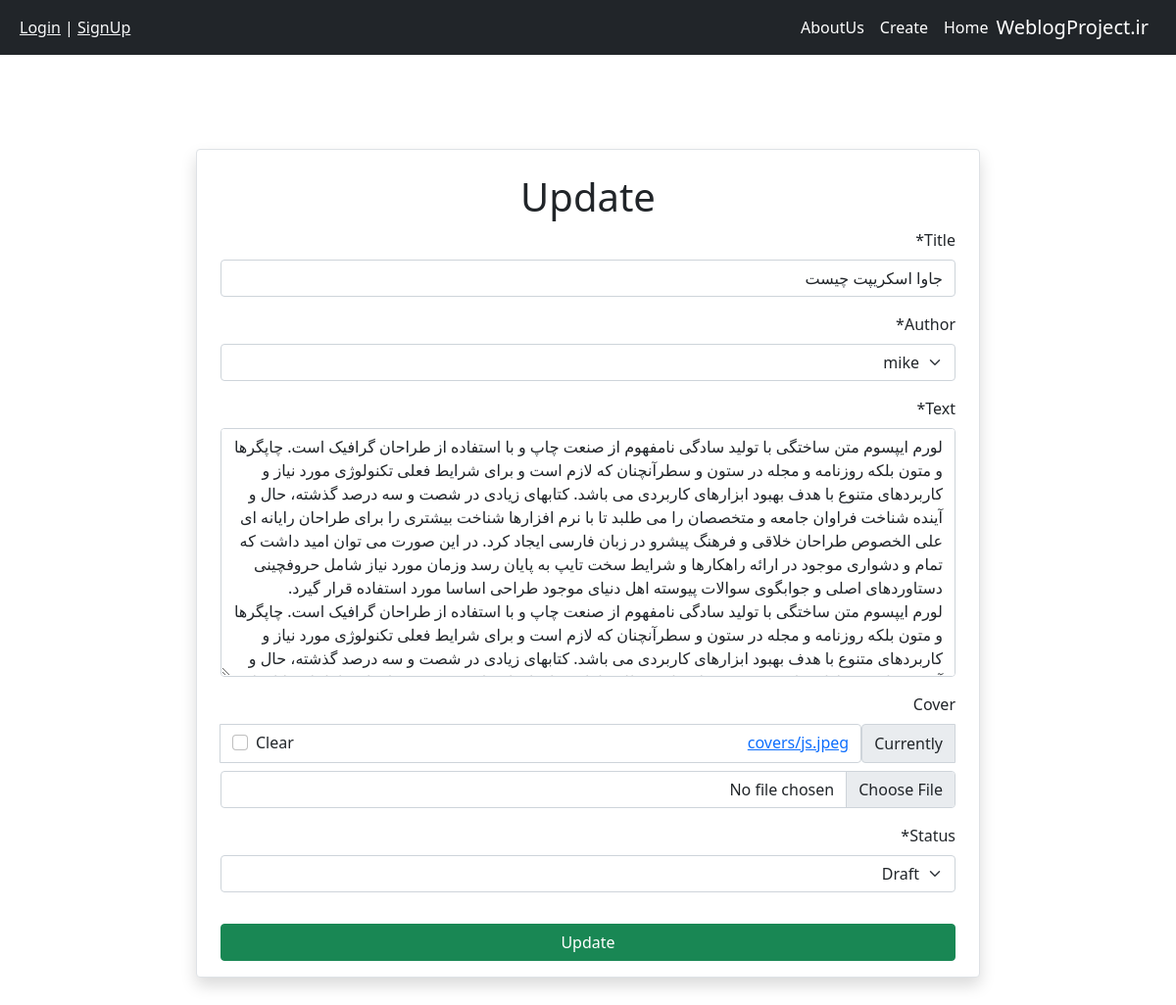
The page /post/8/update/ on the database as committed earlier.
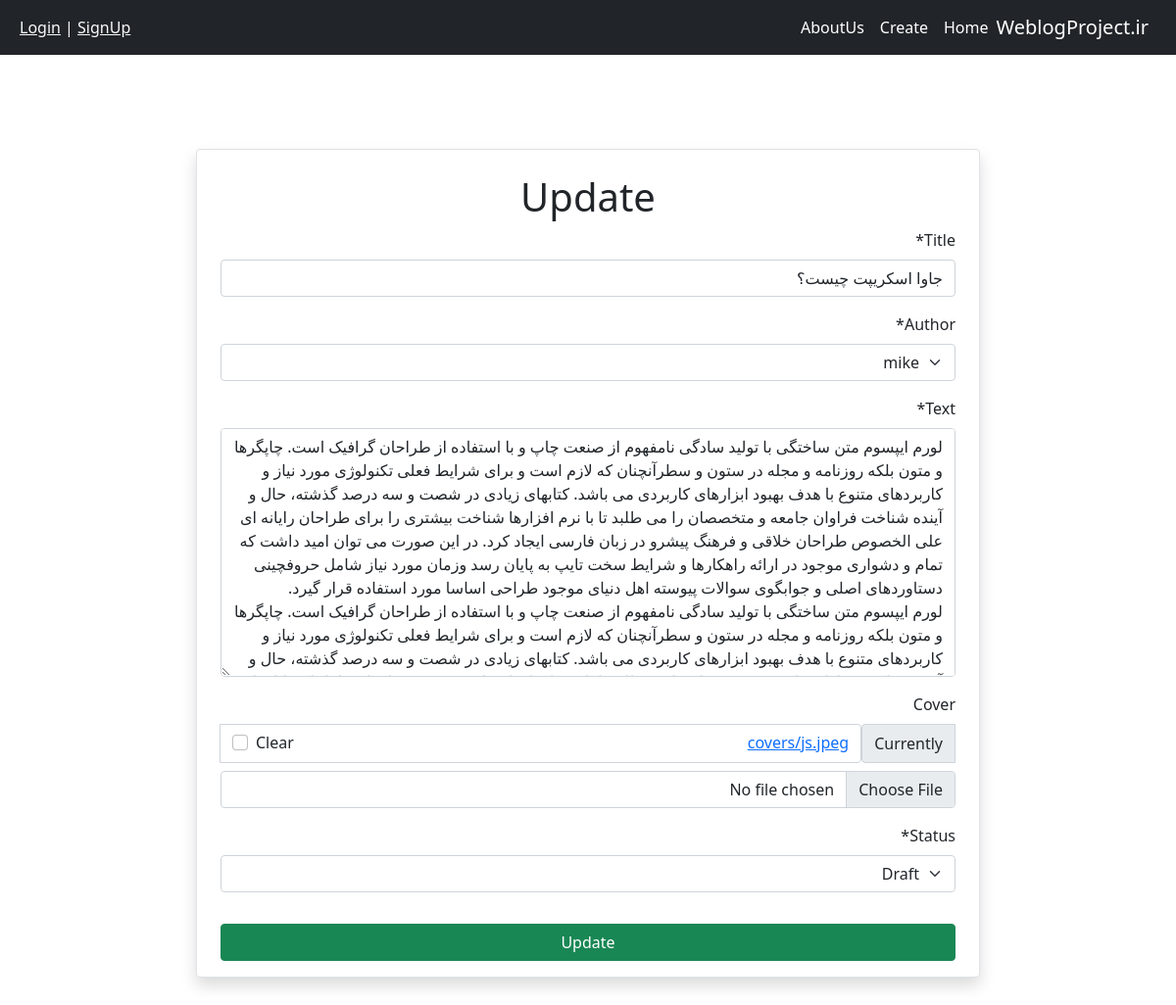
The same page on the database as committed later.
### blog/models.py (models this page shows, shortened)
class Post(models.Model):
    STATUS_CHOICES = (
        ('pub', 'Published'),
        ('drf', 'Draft'),
    )
    author = models.ForeignKey(get_user_model(), on_delete=models.CASCADE)
    title = models.CharField(max_length=200)
    text = models.TextField()
    status = models.CharField(choices=STATUS_CHOICES, max_length=3)
    cover = models.ImageField(upload_to='covers/', blank=True)
    likes = models.ManyToManyField(get_user_model(), related_name='liked_posts', blank=True)
    date_created = models.DateField(auto_now_add=True)
    datetime_created = models.DateTimeField(auto_now_add=True)
    datetime_modified = models.DateTimeField(auto_now=True)

### blog/views.py (the view)
# urls.py: path('post/<int:pk>/update/', PostUpdateView.as_view(), name='post_update'),
class PostUpdateView(generic.UpdateView):
    model = Post
    form_class = PostForm
    template_name = "blog/post_update.html"

### blog/forms.py
class PostForm(forms.ModelForm):
    class Meta:
        model = Post
        fields = ['title', 'author', 'text', 'cover', 'status', ]

### blog/templates/blog/post_update.html (shortened to what this page needs)
{% extends "_base.html" %}
{% load crispy_forms_tags %}
{% block content %}
    <div class="d-flex justify-content-center mt-5" dir="rtl">
        <div class="col-xl-8 col-lg-4 col-md-5 col-sm-5 col-xs-6 bg-white m-3 m-sm-5 border rounded px-4 pt-4 pb-3 shadow">
            <h1 class="text-center">Update</h1>
            <form method="POST">
                {{ form|crispy }}
                <button type="submit" class="btn btn-success mt-3 w-100">Update</button>
            </form>
        </div>
    </div>
{% endblock content%}

Rows that differ between the two databases and show on the page:
changed Post "mike": title "جاوا اسکریپت چیست" → "جاوا اسکریپت چیست؟"
